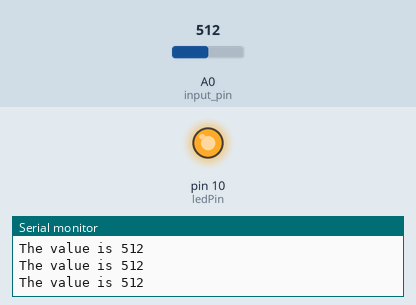
This sketch was run on a simulated Arduino Uno, built with avr-gcc and run on an emulated ATmega328P. On the bench: output pins drawn as LEDs (lit = HIGH), the last lines printed to the serial monitor. Inputs (shaded band) come from the test bench; at power-on: A0 (input_pin) = 512.

Above: at 1.2 s.
1.3 s: A0 (input_pin) set to 634
2.8 s: A0 (input_pin) set to 661
At 3.7 s:
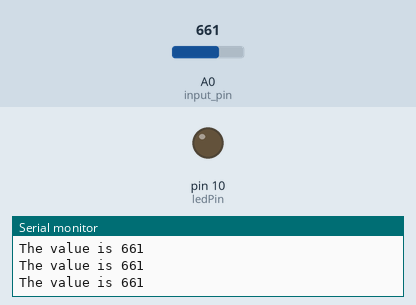
4.3 s: A0 (input_pin) set to 640
At 5.3 s:
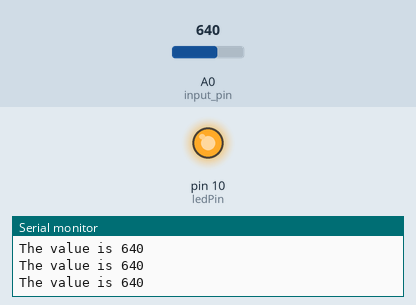
5.8 s: A0 (input_pin) set to 660
At 6.9 s:
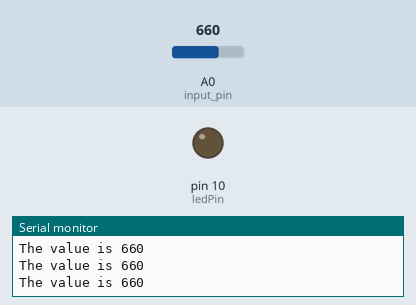
Timing chart, 0 to 8.3 s (numbered marks = the images above; inputs shaded):
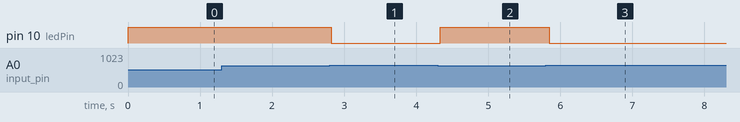

The sketch:

assignment4.ino
```cpp
//Irfan Karmali
// Arduino - Assignment 4


/* The goal of this experiment was to program the LED to turn on as soon
    as the LDR detects low light. The LDR was connected at A0 and the LED was
    connected at 10. The program was written such that when the resistance in the
    LDR reaches below 650 the LED would turn on.
 */

const int ledPin = 10; //The LED light
int input_pin = A0; // The LDR resistor
int sensor_sample = 0 ; //initializing and declaring a variable

void setup () {
  Serial.begin(9600);
  pinMode (ledPin, OUTPUT); // declaring pinMode for the LED
}

void loop () {
  // reading the value of the LDR and assigning it to the variable
  sensor_sample = analogRead(input_pin);
  //Funtions to print the value of the LDR
  Serial.print("The value is ");
  Serial.println(sensor_sample);

  //when the LDR value is below 650
  if (sensor_sample < 650){
    digitalWrite (ledPin, HIGH); //switch on the LED
  }
  //when the LDR value is above 650
  else {
    digitalWrite (ledPin, LOW); //switch off the LED
  }
  delay (50);
}
```

Measured:
- the behaviour switches between 649 and 650 on A0 (input_pin) (found by bisection; images 0 and 1)
- after the input at 2.8 s, pin 10 (ledPin): HIGH → LOW at once
- after the input at 4.3 s, pin 10 (ledPin): LOW → HIGH at once
- after the input at 5.8 s, pin 10 (ledPin): HIGH → LOW after 0.05 s
